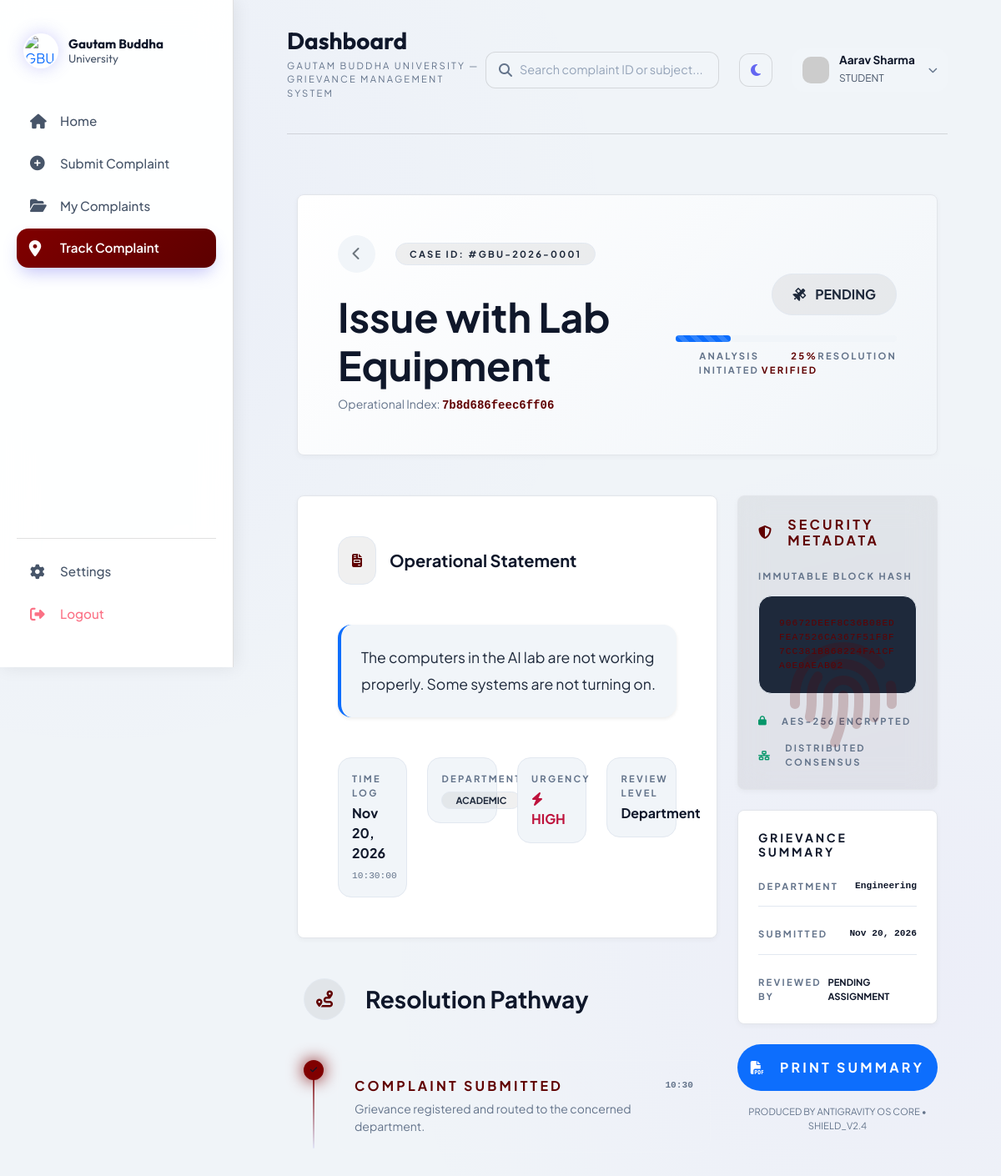
/track_complaint.php?id=GBU-2026-0001 (signed in), run on the app's committed database.
### tables this page shows
CREATE TABLE IF NOT EXISTS grievances (
    id VARCHAR(20) PRIMARY KEY,  
    user_id INT NOT NULL,
    category VARCHAR(100) NOT NULL,  
    department VARCHAR(100) DEFAULT NULL,
    hostel VARCHAR(100) DEFAULT NULL,
    priority ENUM('Low', 'Medium', 'High', 'Urgent') DEFAULT 'Medium',
    subject VARCHAR(255) NOT NULL,
    description TEXT NOT NULL,
    file_path VARCHAR(255) DEFAULT NULL,  
    status ENUM('Pending', 'In Progress', 'Resolved', 'Rejected') DEFAULT 'Pending',
    current_level ENUM('Department', 'College', 'University') DEFAULT 'Department',
    urgent_flag TINYINT(1) DEFAULT 0,
    ai_summary TEXT DEFAULT NULL,  
    created_at TIMESTAMP DEFAULT CURRENT_TIMESTAMP,
    updated_at TIMESTAMP DEFAULT CURRENT_TIMESTAMP ON UPDATE CURRENT_TIMESTAMP,
    FOREIGN KEY (user_id) REFERENCES users(id) ON DELETE CASCADE
);

### public/track_complaint.php (the view, shortened to what this page needs)
<?php
require_once '../includes/db.php';
require_once '../includes/header.php';
    ?>
    <?php
$grievance_id = $_GET['id'];
$user_id = $_SESSION['user_id'];
$stmt = $pdo->prepare("SELECT * FROM grievances WHERE id = ? AND user_id = ?");
$stmt->execute([$grievance_id, $user_id]);
$grievance = $stmt->fetch();
$respStmt = $pdo->prepare("
    SELECT r.*, u.name as admin_name, u.role as admin_role
    FROM responses r
    JOIN users u ON r.admin_id = u.id
    WHERE r.grievance_id = ?
    ORDER BY r.created_at ASC
");
$respStmt->execute([$grievance_id]);
$responses = $respStmt->fetchAll();
$progress = 25;
$statusBadge = 'bg-warning bg-opacity-10 text-warning border-warning border-opacity-20';
?>
<div class="container-fluid py-4 min-vh-100 animate-fade-in">
    <div class="row mb-5">
        <div class="col-12">
            <div class="glass-card hero-gradient-card p-4 p-md-5 overflow-hidden position-relative border-0 shadow-lg">
                <div class="position-absolute top-0 end-0 p-5 opacity-5 animate-pulse">
                </div>
                <div class="row align-items-center position-relative">
                    <div class="col-md-7">
                        <div class="d-flex align-items-center gap-4 mb-4">
                            <a href="student_dashboard.php" class="btn btn-outline-secondary rounded-circle border-0 bg-white bg-opacity-5" style="width: 45px; height: 45px; display: flex; align-items:center; justify-content:center;"><i class="fas fa-chevron-left"></i></a>
                            <div class="px-3 py-1 bg-primary bg-opacity-10 text-primary rounded-pill x-small fw-bold tracking-widest border border-primary border-opacity-20">CASE ID: #<?= $grievance_id ?></div>
                        </div>
                        <h1 class="display-5 fw-bold text-white mb-2"><?= htmlspecialchars($grievance['subject']) ?></h1>
                        <p class="text-secondary mb-0 small">Operational Index: <span class="font-monospace text-primary fw-bold"><?= substr(hash('sha256', $grievance_id), 0, 16) ?></span></p>
                    </div>
                    <div class="col-md-5 text-md-end mt-4 mt-md-0">
                        <div class="mb-4">
                            <span class="badge <?= $statusBadge ?> px-4 py-3 rounded-pill fs-6 border shadow-primary-sm">
                                <i class="fas <?= $grievance['status'] == 'Resolved' ? 'fa-check-circle' : 'fa-satellite' ?> <?= $grievance['status'] != 'Resolved' ? 'fa-spin' : '' ?> me-2"></i> <?= strtoupper($grievance['status']) ?>
                            </span>
                        </div>
                        <div class="progress rounded-pill bg-white bg-opacity-5 mb-2" style="height: 8px;">
                            <div class="progress-bar progress-bar-striped progress-bar-animated bg-primary shadow-primary" role="progressbar" style="width: <?= $progress ?>%"></div>
                        </div>
                        <div class="d-flex justify-content-between x-small fw-bold text-secondary text-uppercase tracking-widest">
                            <span>Analysis Initiated</span>
                            <span class="text-primary"><?= $progress ?>% VERIFIED</span>
                            <span>Resolution</span>
                        </div>
                    </div>
                </div>
            </div>
        </div>
    </div>
    <div class="row g-4">
        <div class="col-lg-8">
            <div class="glass-card p-4 p-md-5 mb-4 border-0 shadow-lg">
                <div class="d-flex align-items-center gap-3 mb-5">
                    <div class="bg-primary bg-opacity-10 p-3 rounded-4 shadow-primary-sm border border-primary border-opacity-20">
                        <i class="fas fa-file-invoice text-primary"></i>
                    </div>
                    <h5 class="fw-bold text-white mb-0">Operational Statement</h5>
                </div>
                <div class="statement-box p-4 rounded-4 mb-5 bg-white bg-opacity-5 border-start border-4 border-primary shadow-sm" style="font-size: 1.1rem; line-height: 1.8; color: var(--text-primary);">
                    <?= nl2br(htmlspecialchars($grievance['description'])) ?>
                </div>
                <div class="row g-4">
                    <div class="col-6 col-md-3">
                        <div class="p-3 rounded-4 bg-white bg-opacity-5 border border-white border-opacity-5">
                            <span class="text-secondary x-small fw-bold text-uppercase d-block mb-1 tracking-widest">Time Log</span>
                            <span class="text-white fw-bold d-block"><?= date('M d, Y', strtotime($grievance['created_at'])) ?></span>
                            <span class="x-small text-secondary font-monospace"><?= date('H:i:s', strtotime($grievance['created_at'])) ?></span>
                        </div>
                    </div>
                    <div class="col-6 col-md-3">
                        <div class="p-3 rounded-4 bg-white bg-opacity-5 border border-white border-opacity-5">
                            <span class="text-secondary x-small fw-bold text-uppercase d-block mb-1 tracking-widest">Department</span>
                            <span class="badge bg-primary bg-opacity-10 text-primary rounded-pill px-3 py-1 x-small fw-bold border border-primary border-opacity-20"><?= strtoupper($grievance['category']) ?></span>
                        </div>
                    </div>
                    <div class="col-6 col-md-3">
                        <div class="p-3 rounded-4 bg-white bg-opacity-5 border border-white border-opacity-5">
                            <span class="text-secondary x-small fw-bold text-uppercase d-block mb-1 tracking-widest">Urgency</span>
                            <span class="fw-bold <?= ($grievance['priority'] == 'Urgent' || $grievance['priority'] == 'High') ? 'text-danger' : 'text-warning' ?>">
                                <i class="fas fa-bolt me-1"></i> <?= strtoupper($grievance['priority']) ?>
                            </span>
                        </div>
                    </div>
                    <div class="col-6 col-md-3">
                        <div class="p-3 rounded-4 bg-white bg-opacity-5 border border-white border-opacity-5">
                            <span class="text-secondary x-small fw-bold text-uppercase d-block mb-1 tracking-widest">Review Level</span>
                            <span class="fw-bold text-white"><?= htmlspecialchars($grievance['current_level']) ?></span>
                        </div>
                    </div>
                </div>
            </div>
            <div class="px-2 mt-5">
                <div class="d-flex align-items-center gap-4 mb-5">
                    <div class="rounded-circle bg-primary bg-opacity-10 p-3 shadow-primary-sm border border-primary border-opacity-20" style="width: 50px; height: 50px; display: flex; align-items: center; justify-content: center;">
                        <i class="fas fa-route text-primary fs-5"></i>
                    </div>
                    <h3 class="fw-bold text-white mb-0">Resolution Pathway</h3>
                </div>
                <div class="mission-timeline">
                    <div class="timeline-item active">
                        <div class="timeline-marker"><i class="fas fa-check"></i></div>
                        <div class="timeline-content">
                            <div class="d-flex justify-content-between align-items-center mb-2">
                                <h6 class="fw-bold mb-0 text-primary text-uppercase tracking-widest">Complaint Submitted</h6>
                                <span class="x-small text-secondary font-monospace fw-bold"><?= date('H:i', strtotime($grievance['created_at'])) ?></span>
                            </div>
                            <p class="text-secondary small mb-0">Grievance registered and routed to the concerned department.</p>
                        </div>
                    </div>
                </div>
            </div>
        </div>
        <div class="col-lg-4">
            <div class="sticky-top" style="top: 2rem; z-index: 10;">
                <div class="glass-card bg-primary bg-opacity-10 text-white border-primary border-opacity-10 shadow-primary-sm p-4 mb-4 overflow-hidden position-relative">
                    <div class="position-absolute bottom-0 end-0 p-5 opacity-10">
                        <i class="fas fa-fingerprint fa-8x text-primary"></i>
                    </div>
                    <h6 class="fw-bold mb-4 d-flex align-items-center gap-3 text-primary tracking-widest">
                        <i class="fas fa-shield-alt"></i> SECURITY METADATA
                    </h6>
                    <div class="mb-4">
                        <label class="x-small text-secondary fw-bold text-uppercase d-block mb-3 tracking-widest">Immutable Block Hash</label>
                        <div class="p-4 bg-dark bg-opacity-40 rounded-4 border border-white border-opacity-5 font-monospace text-primary x-small text-break line-height-base shadow-inner" style="letter-spacing: 1px;">
                        </div>
                    </div>
                    <div class="d-flex flex-column gap-3 x-small fw-bold text-secondary text-uppercase tracking-widest">
                        <div class="d-flex align-items-center gap-3"><i class="fas fa-lock text-success"></i> AES-256 Encrypted</div>
                        <div class="d-flex align-items-center gap-3"><i class="fas fa-network-wired text-success"></i> Distributed Consensus</div>
                    </div>
                </div>
                <div class="glass-card border-0 p-4 mb-4 shadow-lg">
                    <h6 class="fw-bold mb-4 text-white text-uppercase tracking-widest small">Grievance Summary</h6>
                    <div class="d-flex flex-column gap-4">
                        <div class="d-flex justify-content-between align-items-center border-bottom border-white border-opacity-5 pb-3">
                            <span class="text-secondary x-small fw-bold tracking-widest">DEPARTMENT</span>
                            <span class="text-white fw-bold x-small font-monospace"><?= htmlspecialchars($grievance['department'] ?? 'General') ?></span>
                        </div>
                        <div class="d-flex justify-content-between align-items-center border-bottom border-white border-opacity-5 pb-3">
                            <span class="text-secondary x-small fw-bold tracking-widest">SUBMITTED</span>
                            <span class="text-white fw-bold x-small font-monospace"><?= date('M d, Y', strtotime($grievance['created_at'])) ?></span>
                        </div>
                        <div class="d-flex justify-content-between align-items-center">
                            <span class="text-secondary x-small fw-bold tracking-widest">REVIEWED BY</span>
                            <span class="text-white fw-bold x-small text-uppercase"><?= count($responses) > 0 ? htmlspecialchars(end($responses)['admin_name']) : 'Pending Assignment' ?></span>
                        </div>
                    </div>
                </div>
                <div class="mt-4">
                    <button class="btn btn-primary d-flex align-items-center justify-content-center gap-3 w-100 py-3 rounded-pill shadow-primary border-0 hover-lift fw-bold tracking-widest" onclick="window.print()">
                        <i class="fas fa-file-pdf"></i> PRINT SUMMARY
                    </button>
                    <p class="text-center x-small text-secondary mt-3 tracking-tighter">PRODUCED BY ANTIGRAVITY OS CORE • SHIELD_V2.4</p>
                </div>
            </div>
        </div>
    </div>
</div>
<?php require_once '../includes/footer.php'; ?>

### data on the page
grievances: subject "Issue with Lab Equipment", status "PENDING", description "The computers in the AI lab are not working properly. Some systems are not turning on.", created_at "Nov 20, 2026", created_at "10:30:00", category "ACADEMIC", priority "HIGH", current_level "Department", created_at "10:30", department "Engineering"

### other printed values
$pageTitle "Dashboard"
$userName "Aarav Sharma"
getDisplayRole($userRole) "STUDENT"
$grievance_id "GBU-2026-0001"
substr(hash('sha256', $grievance_id), 0, 16) "7b8d686feec6ff06"
$progress "25"
